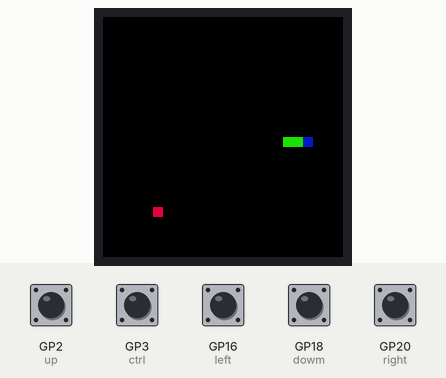
Simulated run of this program. Board: Raspberry Pi Pico running MicroPython. Shown: 240×240 colour display. The test bench sets the inputs (shaded band); at power-on: GP2 (up), GP3 (ctrl), GP16 (left), GP18 (dowm), GP20 (right) HIGH. Random numbers come from a fixed seed; what the program prints to the serial console is not drawn.

Above: at 1.2 s.
1.3 s: GP3 (ctrl) pulled LOW for 0.15 s
At 1.7 s:
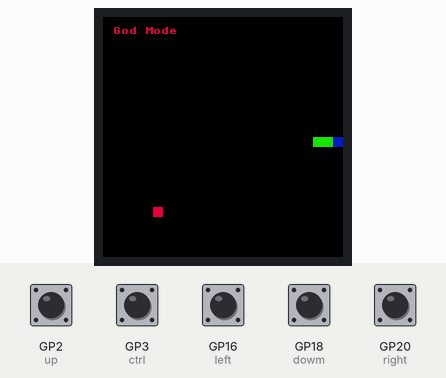
2.0 s: GP3 (ctrl) pulled LOW for 1 s
At 2.22 s:
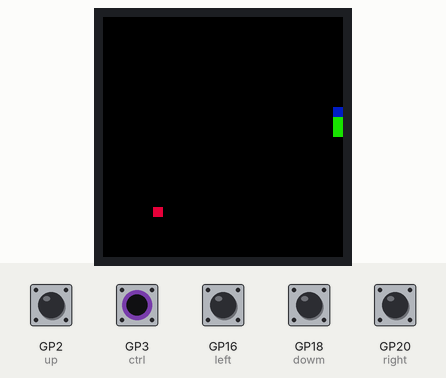
3.6 s: GP16 (left) pulled LOW for 0.15 s
At 3.72 s:
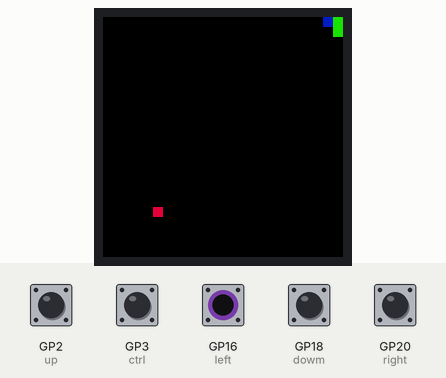
4.3 s: GP18 (dowm) pulled LOW for 0.15 s
At 4.46 s:
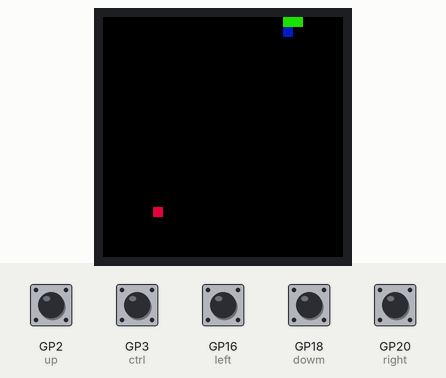
5.0 s: GP20 (right) pulled LOW for 0.15 s
At 5.21 s:
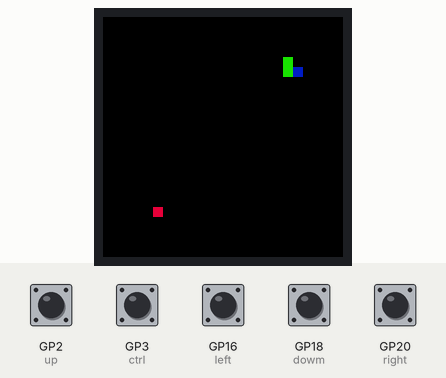
5.7 s: GP2 (up) pulled LOW for 0.15 s
At 5.8 s:
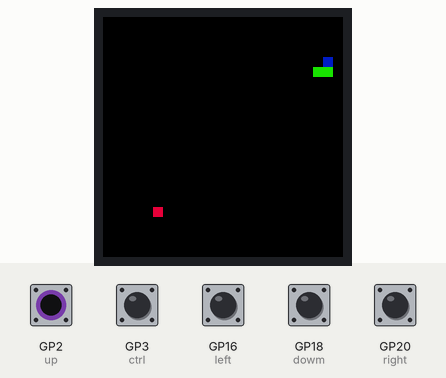
Timing chart, 0 to 7.4 s (numbered marks = the images above; inputs shaded):
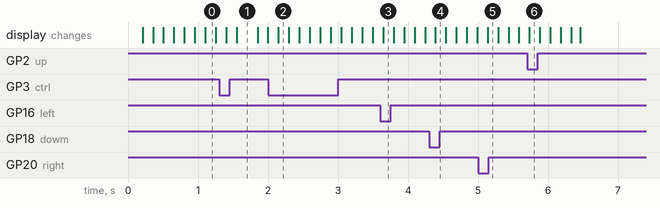

The program:

snake_v3.py
```python
from machine import Pin,SPI,PWM
import framebuf
import time
import os
from random import randint as rnd
from Pico_LCD1_3 import LCD_1inch3


BL = 13
DC = 8
RST = 12
MOSI = 11
SCK = 10
CS = 9

pwm = PWM(Pin(BL))
pwm.freq(1000)
pwm.duty_u16(32768)#max 65535

LCD = LCD_1inch3()
#color BRG
LCD.fill(0x0000)
LCD.show()

keyA = Pin(15,Pin.IN,Pin.PULL_UP)
keyB = Pin(17,Pin.IN,Pin.PULL_UP)
keyX = Pin(19 ,Pin.IN,Pin.PULL_UP)
keyY= Pin(21 ,Pin.IN,Pin.PULL_UP)

up = Pin(2,Pin.IN,Pin.PULL_UP)
dowm = Pin(18,Pin.IN,Pin.PULL_UP)
left = Pin(16,Pin.IN,Pin.PULL_UP)
right = Pin(20,Pin.IN,Pin.PULL_UP)
ctrl = Pin(3,Pin.IN,Pin.PULL_UP)

class SNAKE():
    def __init__(self, x, y, size=10, max_screen=240,
                 tail_color=LCD.green, head_color=LCD.blue, bg_color=0x0000):

        self.bg_color = bg_color
        self.tail_color = tail_color
        self.head_color = head_color
        self.head_x = x
        self.head_y = y
        self.s_max_x = max_screen - size
        self.s_max_y = max_screen - size
        self.size = size

        self.snake = [
                [x,y],[x-size,y],[x-size*2,y]
            ]

        self.direction = ""

    def move(self, direction):
        self.direction = direction

        if direction == "r":
            self.head_x += self.size
        elif direction == "l":
            self.head_x -= self.size
        elif direction == "u":
            self.head_y -= self.size
        elif direction == "d":
            self.head_y += self.size

        self.last_tail_end = self.snake[-1]
        self.snake.insert(0, [self.head_x, self.head_y])
        self.snake.pop()

        if self.head_x > self.s_max_x or self.head_y > self.s_max_y or self.head_x < 0 or self.head_y < 0:
            return True

        return False

    def undo_move(self):
        # set head to previous head
        self.head_x = self.snake[1][0]
        self.head_y = self.snake[1][1]
        # remove actual head from snake array (out of screen)
        self.snake.pop(0)
        # add previous tail to snake array
        self.snake.append(self.last_tail_end)
        self.last_tail_end = self.snake[-1] # set actual tail end


    def add_food(self):
        self.snake.append(self.last_tail_end)

    def draw(self):
        last_tail_end = self.last_tail_end

        LCD.fill_rect(last_tail_end[0], last_tail_end[1], self.size, self.size, self.bg_color)

        for position in self.snake[1:]:
            LCD.fill_rect(position[0], position[1], self.size, self.size, self.tail_color)

        LCD.fill_rect(self.snake[0][0], self.snake[0][1], self.size, self.size, self.head_color)

        LCD.show()

    def collision(self):
        head = self.snake[0]

        for pos in self.snake[1:]:
            if pos == head:
                return True

        return False

    def automove(self, errors):
        errors += 1
        if self.head_x > self.s_max_x:
            d_new = "u"
        if self.head_y > self.s_max_y: #move down
            d_new = "r"
        if self.head_x < 0:
            d_new = "d"
        if self.head_y < 0:
            d_new = "l"

        self.undo_move()
        # print(d_new)
        return (d_new, errors)

def get_direction(direction):
    if left.value() == 0:
        if direction != "r":
            direction = "l"
    elif right.value() == 0:
        if direction != "l":
            direction = "r"
    elif up.value() == 0:
        if direction != "d":
            direction = "u"
    elif dowm.value() == 0:
        if direction != "u":
            direction = "d"

    return direction


if __name__=='__main__':
    #width height
    sw = 240   # 0 = left, 240 = right
    sh = 240   # 0 = top, 240 = bottom
    size = 10   # block size
    auto_find_food=2  # in godmode: go to food randomly every nth time, smaller values = more often. 0 to disable

    while(1):
        mode = "normal"
        extra_food = False
        errors = 0
        direction = "r"
        speed = 0.1
        food = [rnd(1, sw//size-1)*size, rnd(1, sh//size-1)*size]

        snake = SNAKE(sw//2, sh//2, size=size)

        while(1):
            LCD.fill_rect(food[0],food[1],size,size,LCD.red)
            direction = get_direction(direction)
            gameover = snake.move(direction)
            if gameover:
                if mode == "godmode":
                    direction, errors = snake.automove(errors)
                else:
                    LCD.fill(0x0000)
                    LCD.text("Game Over",10,10,LCD.red)
                    print("gameover")
                    break

            if mode == 'godmode' and auto_find_food:
                # randomly go to food
                if snake.head_x == food[0] and rnd(1,auto_find_food) == 1:
                    # snake position x as food --> move direction up/down towards food
                    direction = 'u' if snake.head_y > food[1] else 'd'
                if snake.head_y == food[1] and rnd(1,auto_find_food) == 1:
                    # snake position y as food --> move direction right/left towards food
                    direction = 'l' if snake.head_x > food[0] else 'r'

            if snake.collision():
                errors += 1
                if mode == "normal":
                    LCD.fill(0x0000)
                    LCD.text("Game Over",10,10,LCD.red)
                    break

            if [snake.head_x, snake.head_y] == food:
                snake.add_food()
                #LCD.fill_rect(food[0],food[1],10,10,LCD.white)
                food = [rnd(1, sw//size-1)*size, rnd(1, sh//size-1)*size]
                LCD.fill_rect(food[0],food[1],size,size,LCD.red)
                print(len(snake.snake), errors)
            elif extra_food:
                snake.add_food()
                extra_food = False
            else:
                pass

            snake.draw()
            time.sleep(speed)

            if keyB.value() == 0:
                speed = speed * 0.8

            if keyX.value() == 0:
                speed = speed / 0.8

            if ctrl.value() == 0:
                if mode == "normal":
                    mode = "godmode"
                    LCD.fill(0x0000)
                    LCD.text("God Mode",10,10,LCD.red)
                    print("godmode")
                else:
                    mode = "normal"
                    LCD.fill(0x0000)
                    print("normal")

            if keyY.value() == 0:
                extra_food = True
                print("+1")

            LCD.show()

        LCD.show()

        # wait for keyA to restart game
        while(1):
            if keyA.value() == 0:
                LCD.fill(0x0000)
                break

    LCD.show()
    time.sleep(1)
    LCD.fill(0xFFFF)
    
```

Pico_LCD1_3.py
```python
from machine import Pin,SPI,PWM
import framebuf
import time
import os

BL = 13
DC = 8
RST = 12
MOSI = 11
SCK = 10
CS = 9


class LCD_1inch3(framebuf.FrameBuffer):
    def __init__(self):
        self.width = 240
        self.height = 240

        self.cs = Pin(CS,Pin.OUT)
        self.rst = Pin(RST,Pin.OUT)

        self.cs(1)
        self.spi = SPI(1)
        self.spi = SPI(1,1000_000)
        self.spi = SPI(1,100000_000,polarity=0, phase=0,sck=Pin(SCK),mosi=Pin(MOSI),miso=None)
        self.dc = Pin(DC,Pin.OUT)
        self.dc(1)
        self.buffer = bytearray(self.height * self.width * 2)
        super().__init__(self.buffer, self.width, self.height, framebuf.RGB565)
        self.init_display()

        self.red   =   0x07E0
        self.green =   0x001f
        self.blue  =   0xf800
        self.white =   0xffff

    def write_cmd(self, cmd):
        self.cs(1)
        self.dc(0)
        self.cs(0)
        self.spi.write(bytearray([cmd]))
        self.cs(1)

    def write_data(self, buf):
        self.cs(1)
        self.dc(1)
        self.cs(0)
        self.spi.write(bytearray([buf]))
        self.cs(1)

    def init_display(self):
        """Initialize dispaly"""
        self.rst(1)
        self.rst(0)
        self.rst(1)

        self.write_cmd(0x36)
        self.write_data(0x70)

        self.write_cmd(0x3A)
        self.write_data(0x05)

        self.write_cmd(0xB2)
        self.write_data(0x0C)
        self.write_data(0x0C)
        self.write_data(0x00)
        self.write_data(0x33)
        self.write_data(0x33)

        self.write_cmd(0xB7)
        self.write_data(0x35)

        self.write_cmd(0xBB)
        self.write_data(0x19)

        self.write_cmd(0xC0)
        self.write_data(0x2C)

        self.write_cmd(0xC2)
        self.write_data(0x01)

        self.write_cmd(0xC3)
        self.write_data(0x12)

        self.write_cmd(0xC4)
        self.write_data(0x20)

        self.write_cmd(0xC6)
        self.write_data(0x0F)

        self.write_cmd(0xD0)
        self.write_data(0xA4)
        self.write_data(0xA1)

        self.write_cmd(0xE0)
        self.write_data(0xD0)
        self.write_data(0x04)
        self.write_data(0x0D)
        self.write_data(0x11)
        self.write_data(0x13)
        self.write_data(0x2B)
        self.write_data(0x3F)
        self.write_data(0x54)
        self.write_data(0x4C)
        self.write_data(0x18)
        self.write_data(0x0D)
        self.write_data(0x0B)
        self.write_data(0x1F)
        self.write_data(0x23)

        self.write_cmd(0xE1)
        self.write_data(0xD0)
        self.write_data(0x04)
        self.write_data(0x0C)
        self.write_data(0x11)
        self.write_data(0x13)
        self.write_data(0x2C)
        self.write_data(0x3F)
        self.write_data(0x44)
        self.write_data(0x51)
        self.write_data(0x2F)
        self.write_data(0x1F)
        self.write_data(0x1F)
        self.write_data(0x20)
        self.write_data(0x23)

        self.write_cmd(0x21)

        self.write_cmd(0x11)

        self.write_cmd(0x29)

    def show(self):
        self.write_cmd(0x2A)
        self.write_data(0x00)
        self.write_data(0x00)
        self.write_data(0x00)
        self.write_data(0xef)

        self.write_cmd(0x2B)
        self.write_data(0x00)
        self.write_data(0x00)
        self.write_data(0x00)
        self.write_data(0xEF)

        self.write_cmd(0x2C)

        self.cs(1)
        self.dc(1)
        self.cs(0)
        self.spi.write(self.buffer)
        self.cs(1)


if __name__=='__main__':
    pwm = PWM(Pin(BL))
    pwm.freq(1000)
    pwm.duty_u16(32768)#max 65535

    LCD = LCD_1inch3()
    #color BRG
    LCD.fill(LCD.white)
    LCD.show()


    keyA = Pin(15,Pin.IN,Pin.PULL_UP)
    keyB = Pin(17,Pin.IN,Pin.PULL_UP)
    keyX = Pin(19 ,Pin.IN,Pin.PULL_UP)
    keyY= Pin(21 ,Pin.IN,Pin.PULL_UP)

    up = Pin(2,Pin.IN,Pin.PULL_UP)
    dowm = Pin(18,Pin.IN,Pin.PULL_UP)
    left = Pin(16,Pin.IN,Pin.PULL_UP)
    right = Pin(20,Pin.IN,Pin.PULL_UP)
    ctrl = Pin(3,Pin.IN,Pin.PULL_UP)

    while(1):
        if keyA.value() == 0:
            LCD.fill_rect(208,15,30,30,LCD.red)
            print("A")
        else :
            LCD.fill_rect(208,15,30,30,LCD.white)
            LCD.rect(208,15,30,30,LCD.red)


        if(keyB.value() == 0):
            LCD.fill_rect(208,75,30,30,LCD.red)
            print("B")
        else :
            LCD.fill_rect(208,75,30,30,LCD.white)
            LCD.rect(208,75,30,30,LCD.red)


        if(keyX.value() == 0):
            LCD.fill_rect(208,135,30,30,LCD.red)
            print("C")
        else :
            LCD.fill_rect(208,135,30,30,LCD.white)
            LCD.rect(208,135,30,30,LCD.red)

        if(keyY.value() == 0):
            LCD.fill_rect(208,195,30,30,LCD.red)
            print("D")
        else :
            LCD.fill_rect(208,195,30,30,LCD.white)
            LCD.rect(208,195,30,30,LCD.red)

        if(up.value() == 0):
            LCD.fill_rect(60,60,30,30,LCD.red)
            print("UP")
        else :
            LCD.fill_rect(60,60,30,30,LCD.white)
            LCD.rect(60,60,30,30,LCD.red)

        if(dowm.value() == 0):
            LCD.fill_rect(60,150,30,30,LCD.red)
            print("DOWM")
        else :
            LCD.fill_rect(60,150,30,30,LCD.white)
            LCD.rect(60,150,30,30,LCD.red)

        if(left.value() == 0):
            LCD.fill_rect(15,105,30,30,LCD.red)
            print("LEFT")
        else :
            LCD.fill_rect(15,105,30,30,LCD.white)
            LCD.rect(15,105,30,30,LCD.red)

        if(right.value() == 0):
            LCD.fill_rect(105,105,30,30,LCD.red)
            print("RIGHT")
        else :
            LCD.fill_rect(105,105,30,30,LCD.white)
            LCD.rect(105,105,30,30,LCD.red)

        if(ctrl.value() == 0):
            LCD.fill_rect(60,105,30,30,LCD.red)
            print("CTRL")
        else :
            LCD.fill_rect(60,105,30,30,LCD.white)
            LCD.rect(60,105,30,30,LCD.red)

        LCD.show()
    time.sleep(1)
    LCD.fill(0xFFFF)
```
